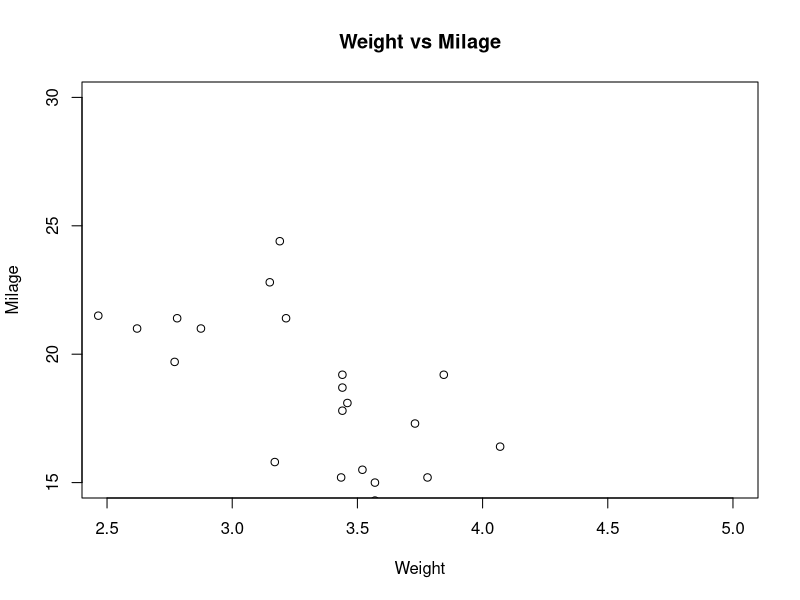

Write R code to recreate this figure.
# Get the input values.
input <- mtcars[,c('wt','mpg')]
print(head(input))
# Give the chart file a name.
png(file = "D:/21CP033/scatterplot.png")
# Plot the chart for cars with weight between 2.5 to 5 and mileage between 15 and 30.
plot(x=input$wt,y=input$mpg,
     xlab="Weight",
     ylab="Milage",
     xlim=c(2.5,5),
     ylim=c(15,30),
     main="Weight vs Milage"
)
# Save the file.
dev.off()